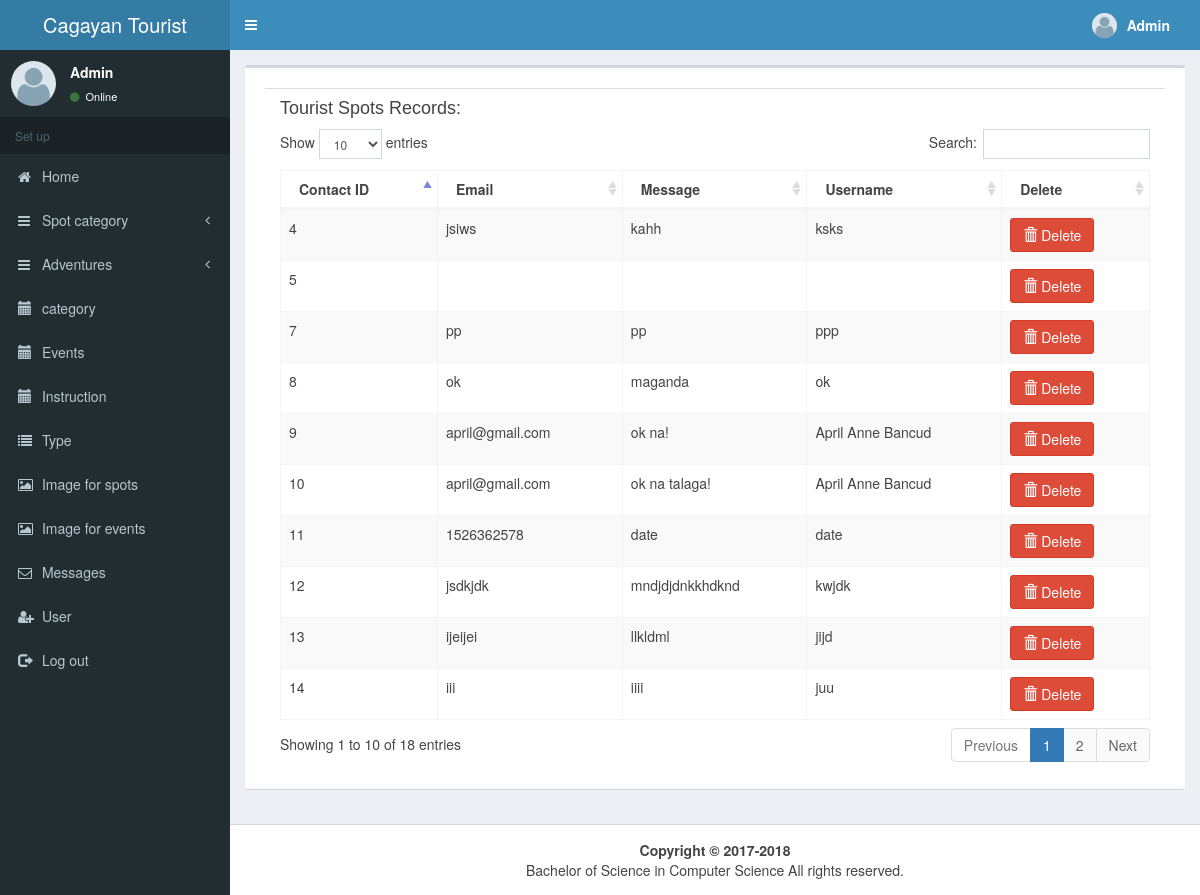
Page /message.php (signed in) on the committed database.
### tables this page shows
CREATE TABLE `contact` (
  `contact_id` int(11) NOT NULL,
  `email` varchar(50) NOT NULL,
  `message` text NOT NULL,
  `username` varchar(50) NOT NULL
);

### message.php (the view, shortened to what this page needs)
<!DOCTYPE html>
<html>
<head>
  <link rel="stylesheet" href="bower_components/bootstrap/dist/css/bootstrap.min.css">
  <link rel="stylesheet" href="bower_components/font-awesome/css/font-awesome.min.css">
  <link rel="stylesheet" href="bower_components/Ionicons/css/ionicons.min.css">
  <link rel="stylesheet" href="dist/css/AdminLTE.min.css">
  <link rel="stylesheet" href="dist/css/skins/_all-skins.min.css">
 </head>
<body class="hold-transition skin-blue sidebar-mini">
<div class="wrapper">
  <header class="main-header">
    <a class="logo">
      <span class="logo-lg">Cagayan Tourist</span>
    </a>
    <nav class="navbar navbar-static-top">
      <a href="#" class="sidebar-toggle" data-toggle="push-menu" role="button">
      </a>
      <div class="navbar-custom-menu ">
        <ul class="nav navbar-nav">
          <li class="dropdown user user-menu">
            <a href="#" class="dropdown-toggle" data-toggle="dropdown">
              <img src="images/user.jpeg" class="user-image" alt="User Image">
              <span class="hidden-xs" style="margin-right: 15px"><strong><?php echo $_SESSION['user']['username']; ?></strong></span>
            </a>
          </li>
        </ul>
      </div>
    </nav>
  </header>
  <aside class="main-sidebar">
    <section class="sidebar">
      <div class="user-panel">
        <div class="pull-left image">
          <img src="images/user.jpeg" class="img-circle" alt="User Image">
        </div>
        <div class="pull-left info">
          <p><?php echo $_SESSION['user']['username']; ?></p>
          <a href="#"><i class="fa fa-circle text-success"></i> Online</a>
        </div>
      </div>
      <ul class="sidebar-menu" data-widget="tree">
        <li class="header">Set up</li>
          <li>
          <a href="admin.php">
            <i class="fa fa-home"></i> <span>Home</span>
          </a>
        </li>
        <li class="treeview">
          <a href="#">
            <i class="fa fa-bars"></i>
            <span>Spot category</span>
            <span class="pull-right-container">
               <i class="fa fa-angle-left pull-right"></i>
            </span>
          </a>
        </li>
         <li class="treeview">
          <a href="#">
            <i class="fa fa-bars"></i>
            <span>Adventures</span>
            <span class="pull-right-container">
               <i class="fa fa-angle-left pull-right"></i>
            </span>
          </a>
        </li>
        <li>
          <a href="category.php">
            <i class="glyphicon glyphicon-calendar"></i> <span>category</span>
          </a>
        </li>
          <li>
          <a href="event.php">
            <i class="glyphicon glyphicon-calendar"></i> <span>Events</span>
          </a>
        </li>
        <li>
          <a href="howTo.php">
            <i class="glyphicon glyphicon-calendar"></i> <span>Instruction</span>
          </a>
        </li>
        <li>
          <a href="type.php">
            <i class="fa fa-list"></i> <span>Type</span>
          </a>
        </li>
        <li>
          <a href="multiple.php">
            <i class="fa fa-image"></i> <span>Image for spots</span>
          </a>
        </li>
           <li>
          <a href="event_multiple.php">
            <i class="fa fa-image"></i> <span>Image for events</span>
          </a>
        </li>
         <li>
          <a href="message.php">
            <i class="fa fa-envelope-o"></i> <span>Messages</span>
          </a>
        </li>
          <li>
          <a href="log_in/create_user.php">
           <i class="fa fa-user-plus"></i> <span>User</span>
          </a>
        </li>
         <li>
          <a href="signout.php">
            <i class="glyphicon glyphicon-log-out"> </i> <span>Log out</span>
          </a>
        </li>
        </ul>
    </section>
  </aside>
  <div class="content-wrapper">
    <section class="content">
       <div class="row">
        <div class="col-md-12">
          <div class="box">
            <div class="box-header with-border">
            <div class="box-body">
              <div class="row">
                <div class="col-md-12">
                  <div class="chart">
                   <div style=" height:auto;" >
                     <div class="tab-pane fade in active" id="">
                       <div class="card-header">
                                    <ul class="nav nav-tabs card-header-tabs" style="width: 100%;">
                                    </ul>
                                  </div>
                                 <div class="col-md-12">
                                        <h4>Tourist Spots Records:</h4>
                                        <div class="table-responsive">
                                        <div class="records_project" >
                                           <table id="spot_data"   class="table table-striped table-bordered "  style="overflow:hidden; width: 100%;" >
                                            <thead>
                                            <tr>
                                            <th>Contact ID</th>
                                            <th>Email</th>
                                            <th>Message</th>
                                              <th>Username</th>
                                            <th>Delete</th>
                                            </tr>
                                            </thead>
                                           <tbody>
                                            <?php
                                              include('config.php');
                                              $sql="select * from contact";
                                              $query=mysqli_query($dbconnect,$sql);
                                              while($row=mysqli_fetch_array($query)){
                                                ?>
                                                <tr>
                                                  <td><?php echo $row['contact_id']; ?></td>
                                                  <td><?php echo $row['email']; ?></td>
                                                    <td><?php echo $row['message']; ?></td>
                                                      <td><?php echo $row['username']; ?></td>
                                                   <td>
                                                    <a href="#del<?php echo $row['contact_id']; ?>" data-toggle="modal" class="btn btn-danger"><span class="glyphicon glyphicon-trash"></span> Delete</a>
                                                    <?php include('edit/messageButton.php')  ?>
                                                  </td>
                                                </tr>
                                                <?php
                                              }
                                            ?>
                                           </tbody>
                                         </table>
                                        </div>
                                      </div>
                                </div>
                     </div>
                   </div>
                  </div>
                </div>
              </div>
            </div>
          </div>
        </div>
      </div>
              <link href="bootstrap-3.3.5-dist/datatables-plugins/dataTables.bootstrap.css" rel="stylesheet">
              <link href="bootstrap-3.3.5-dist/font-awesome/css/font-awesome.min.css" rel="stylesheet" type="text/css">
    </section>
  </div>
  <footer class="main-footer">
  <center><strong>Copyright &copy; 2017-2018</strong><br>  Bachelor of Science in Computer Science All rights
    reserved.</center>
  </footer>
      </div>
</body>
</html>

### message.php (style rules this page uses)
img { float: left; margin:1px; width: 120px; height: 45px; }

### rows in the picture
contact: contact_id "4", email "jsiws", message "kahh", username "ksks"
contact: contact_id "5"
contact: contact_id "7", email "pp", message "pp", username "ppp"
contact: contact_id "8", email "ok", message "maganda", username "ok"
contact: contact_id "9", email "april@gmail.com", message "ok na!", username "April Anne Bancud"
contact: contact_id "10", email "april@gmail.com", message "ok na talaga!", username "April Anne Bancud"
contact: contact_id "11", email "1526362578", message "date", username "date"
contact: contact_id "12", email "jsdkjdk", message "mndjdjdnkkhdknd", username "kwjdk"
contact: contact_id "13", email "ijeijei", message "llkldml", username "jijd"
contact: contact_id "14", email "iii", message "iiii", username "juu"

### other values in the picture
$_SESSION['user']['username'] "Admin"
